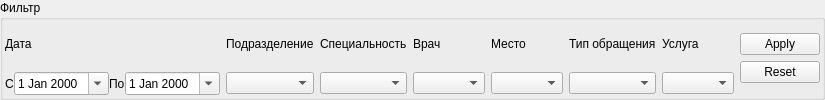
            <widget class="QGroupBox" name="groupBox">
             <property name="title">
              <string>Фильтр</string>
             </property>
             <layout class="QGridLayout" name="gridLayout_3">
              <property name="margin">
               <number>2</number>
              </property>
              <item row="1" column="5">
               <widget class="CRBComboBox" name="cmbAmbCardVisitScene"/>
              </item>
              <item row="1" column="3">
               <widget class="CRBComboBox" name="cmbAmbCardVisitSpeciality"/>
              </item>
              <item row="0" column="2">
               <widget class="QLabel" name="lblAmbCardVisitOrgStructure">
                <property name="text">
                 <string>Подразделение</string>
                </property>
               </widget>
              </item>
              <item row="1" column="2">
               <widget class="COrgStructureComboBox" name="cmbAmbCardVisitOrgStructure"/>
              </item>
              <item row="1" column="6">
               <widget class="CRBComboBox" name="cmbAmbCardVisitEventType"/>
              </item>
              <item row="0" column="6">
               <widget class="QLabel" name="lblAmbCardVisitEventType">
                <property name="text">
                 <string>Тип обращения</string>
                </property>
               </widget>
              </item>
              <item row="0" column="7">
               <widget class="QLabel" name="lblAmbCardVisitService">
                <property name="text">
                 <string>Услуга</string>
                </property>
               </widget>
              </item>
              <item row="1" column="4">
               <widget class="CPersonComboBoxEx" name="cmbAmbCardVisitPerson"/>
              </item>
              <item row="0" column="4">
               <widget class="QLabel" name="lblAmbCardVisitPerson">
                <property name="text">
                 <string>Врач</string>
                </property>
               </widget>
              </item>
              <item row="0" column="3">
               <widget class="QLabel" name="lblAmbCardVisitSpeciality">
                <property name="text">
                 <string>Специальность</string>
                </property>
               </widget>
              </item>
              <item row="1" column="0">
               <widget class="QWidget" name="widget" native="true">
                <layout class="QHBoxLayout" name="horizontalLayout">
                 <property name="spacing">
                  <number>0</number>
                 </property>
                 <property name="margin">
                  <number>0</number>
                 </property>
                 <item>
                  <widget class="QLabel" name="lblAmbCardVisitBegDate">
                   <property name="text">
                    <string>С</string>
                   </property>
                  </widget>
                 </item>
                 <item>
                  <widget class="CDateEdit" name="edtAmbCardVisitBegDate">
                   <property name="calendarPopup">
                    <bool>true</bool>
                   </property>
                  </widget>
                 </item>
                 <item>
                  <widget class="QLabel" name="lblAmbCardVisitEndDate">
                   <property name="text">
                    <string>По</string>
                   </property>
                  </widget>
                 </item>
                 <item>
                  <widget class="CDateEdit" name="edtAmbCardVisitEndDate">
                   <property name="calendarPopup">
                    <bool>true</bool>
                   </property>
                  </widget>
                 </item>
                </layout>
               </widget>
              </item>
              <item row="1" column="7">
               <widget class="CRBComboBox" name="cmbAmbCardVisitService"/>
              </item>
              <item row="0" column="0">
               <widget class="QLabel" name="lblAmbCardVisitDate">
                <property name="text">
                 <string>Дата</string>
                </property>
               </widget>
              </item>
              <item row="0" column="5">
               <widget class="QLabel" name="lblAmbCardVisitScene">
                <property name="text">
                 <string>Место</string>
                </property>
               </widget>
              </item>
              <item row="0" column="8" rowspan="2">
               <widget class="QDialogButtonBox" name="cmdAmbCardVisitButtonBox">
                <property name="sizePolicy">
                 <sizepolicy hsizetype="Maximum" vsizetype="Fixed">
                  <horstretch>0</horstretch>
                  <verstretch>0</verstretch>
                 </sizepolicy>
                </property>
                <property name="orientation">
                 <enum>Qt::Vertical</enum>
                </property>
                <property name="standardButtons">
                 <set>QDialogButtonBox::Apply|QDialogButtonBox::Reset</set>
                </property>
               </widget>
              </item>
             </layout>
            </widget>
